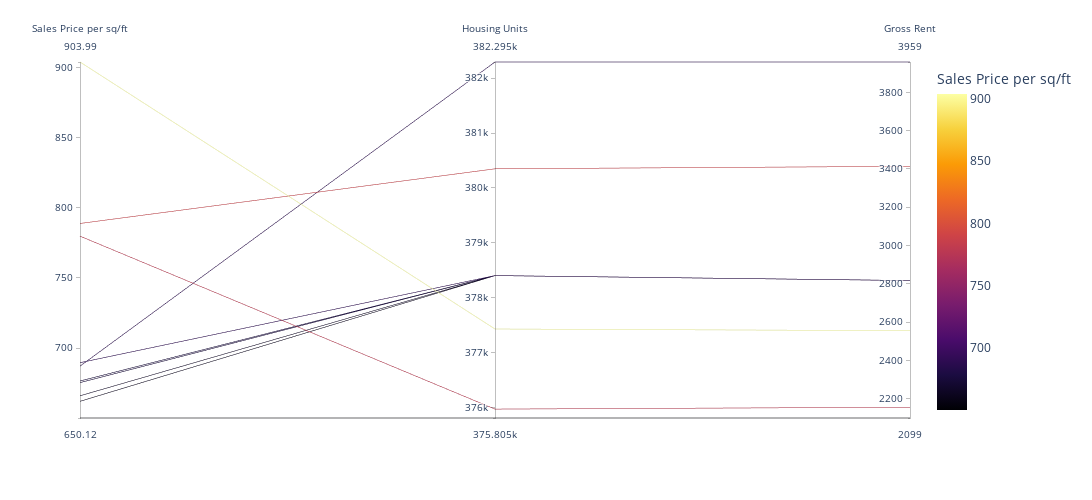

The code cell stored with this chart in its notebook:
### Markdown cell above
## Parallel Coordinates and Parallel Categories Analysis

In this section, you will use plotly express to create parallel coordinates and parallel categories visualizations so that investors can interactively filter and explore various factors related to the sales price of the neighborhoods. 

Using the DataFrame of Average values per neighborhood (calculated above), create the following visualizations:
1. Create a Parallel Coordinates Plot
2. Create a Parallel Categories Plot

### Code cell
# Parallel Coordinates Plot
px.parallel_coordinates(
    ten_largest_neighborhood_sales,
    dimensions=["sale_price_sqr_foot", "housing_units", "gross_rent"],
    color="sale_price_sqr_foot",
    color_continuous_scale=px.colors.sequential.Inferno,
    labels={
        "sale_price_sqr_foot": "Sales Price per sq/ft",
        "housing_units": "Housing Units",
        "gross_rent": "Gross Rent"
    },
    width=1300, height=500
)

### Figure 1 — Plotly figure (JSON) as saved in the notebook; plotly's stock layout.template omitted (floating-point values rounded to 4 significant figures)
{"data": [{"dimensions": [{"label": "Sales Price per sq/ft", "values": [904.0, 788.8, 779.8, 689.6, 687.1, 676.5, 675.4, 666.0, 662.0, 650.1]}, {"label": "Housing Units", "values": [377400.0, 380348, 376000.0, 378401, 382295, 378401, 378401, 378401, 378401, 375805]}, {"label": "Gross Rent", "values": [2555.0, 3414, 2155.0, 2817.0, 3959, 2817.0, 2817.0, 2817.0, 2817.0, 2099]}], "domain": {"x": [0, 1], "y": [0, 1]}, "line": {"color": [904.0, 788.8, 779.8, 689.6, 687.1, 676.5, 675.4, 666.0, 662.0, 650.1], "coloraxis": "coloraxis"}, "name": "", "type": "parcoords"}], "layout": {"coloraxis": {"colorbar": {"title": {"text": "Sales Price per sq/ft"}}, "colorscale": [[0, "#000004"], [0.1111, "#1b0c41"], [0.2222, "#4a0c6b"], [0.3333, "#781c6d"], [0.4444, "#a52c60"], [0.5556, "#cf4446"], [0.6667, "#ed6925"], [0.7778, "#fb9b06"], [0.8889, "#f7d13d"], [1, "#fcffa4"]]}, "height": 500, "legend": {"tracegroupgap": 0}, "margin": {"t": 60}, "width": 1300}}
